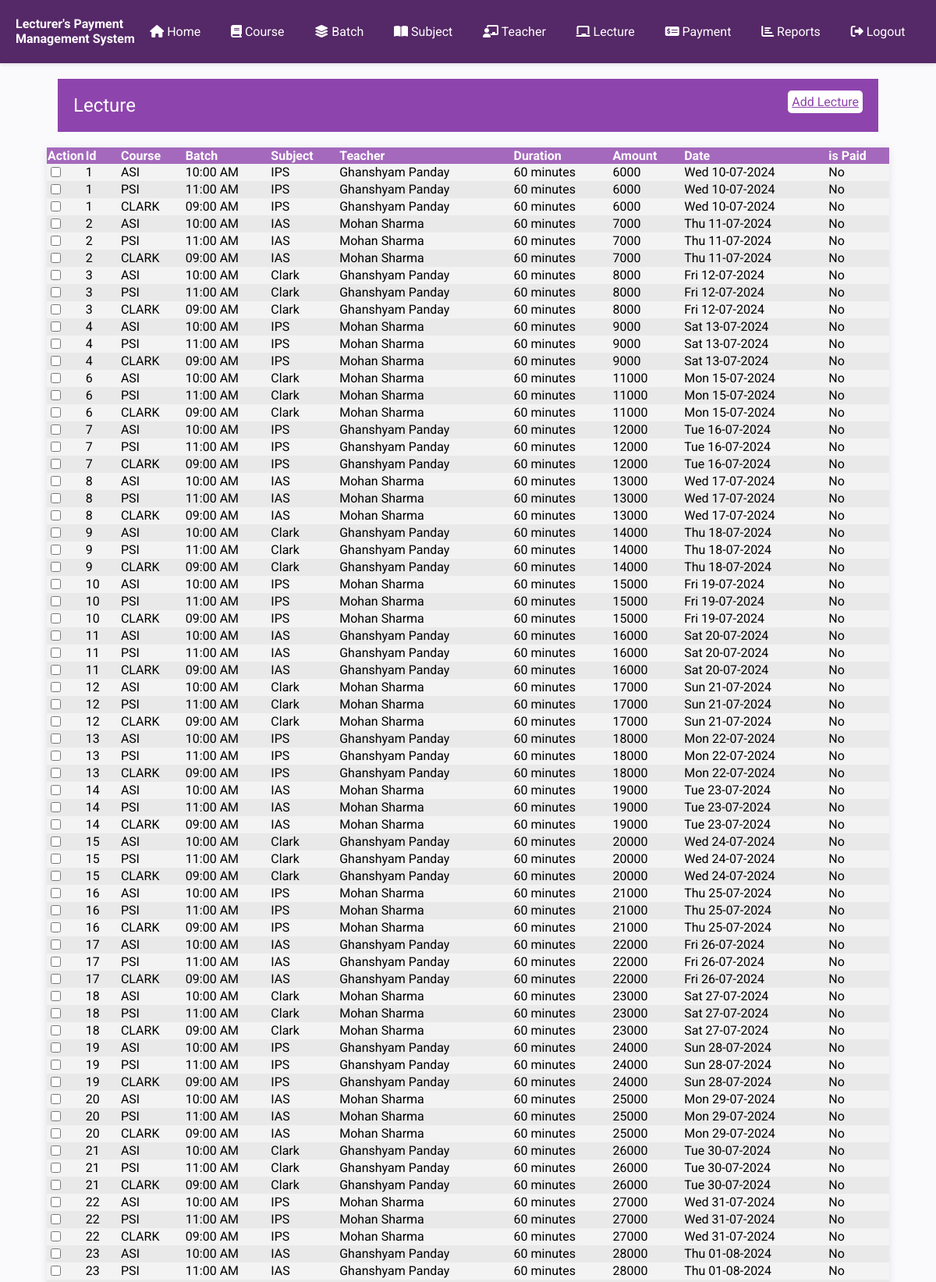
The app's page /Project/lecture.php (signed in, upper part) with its own data.
### tables this page shows
CREATE TABLE IF NOT EXISTS `lecture` (
  `id` int(11) NOT NULL AUTO_INCREMENT,
  `teacherid` int(11) NOT NULL,
  `subjectid` int(11) NOT NULL,
  `batchid` int(11) NOT NULL,
  `duration` int(11) NOT NULL,
  `amount` int(11) NOT NULL,
  `lecturedate` date NOT NULL,
  `payoutid` int(11) DEFAULT NULL,
  PRIMARY KEY (`id`)
);

CREATE TABLE IF NOT EXISTS `course` (
  `id` int(11) NOT NULL AUTO_INCREMENT,
  `title` varchar(256) NOT NULL,
  `fees` int(11) NOT NULL,
  `duration` int(11) NOT NULL,
  `description` text NOT NULL,
  `isdeleted` int(11) NOT NULL DEFAULT '0',
  PRIMARY KEY (`id`)
);

CREATE TABLE IF NOT EXISTS `batch` (
  `id` int(11) NOT NULL AUTO_INCREMENT,
  `courseid` int(11) NOT NULL,
  `startdate` date NOT NULL,
  `enddate` date NOT NULL,
  `classtime` text NOT NULL,
  `isdeleted` int(11) NOT NULL DEFAULT '0',
  PRIMARY KEY (`id`)
);

CREATE TABLE IF NOT EXISTS `subject` (
  `id` int(11) NOT NULL AUTO_INCREMENT,
  `courseid` int(11) NOT NULL,
  `title` text NOT NULL,
  `rate` int(11) NOT NULL,
  `isdeleted` int(11) NOT NULL DEFAULT '0',
  PRIMARY KEY (`id`)
);

CREATE TABLE IF NOT EXISTS `teacher` (
  `id` int(11) NOT NULL AUTO_INCREMENT,
  `fullname` text NOT NULL,
  `mobile` bigint(10) NOT NULL,
  `email` text NOT NULL,
  `gender` int(11) NOT NULL,
  `qulification` text NOT NULL,
  `experience` text NOT NULL,
  `photo` text NOT NULL,
  `isdeleted` int(11) NOT NULL DEFAULT '0',
  PRIMARY KEY (`id`)
);

### Project/inc/datetime_functions.php (called while the page is built)
<?php
    function toDMY($mydate)
    {
        return date("D d-m-Y", strtotime($mydate));
    }
?>

### Project/lecture.php (the view, shortened to what this page needs)
<?php
require_once('inc/connection.php');
require_once('inc/datetime_functions.php');
require_once('inc/header-part.php');
?>
</head>
<body>
    <?php require_once('inc/menu.php'); ?>
    <div class="heading">
        <div>
            <span>Lecture</span>
            <span><a href="add_lecture.php">Add Lecture</a></span>
        </div>
    </div>
    <div class="container">
        <table align="center" class="data">
            <thead>
                <tr>
                    <th width='3%'>Action</th>
                    <th>Id</th>
                    <th>Course</th>
                    <th>Batch</th>
                    <th>Subject</th>
                    <th>Teacher</th>
                    <th>Duration</th>
                    <th>Amount</th>
                    <th>Date</th>
                    <th>is Paid</th>
                </tr>
            </thead>
            <tbody>
            <?php
                    $sql ="select l.id as id,l.duration as duration,l.amount,lecturedate,payoutid,t.fullname,c.title as coursetitle, s.title as subjecttitle,classtime from lecture l,course c,subject s,teacher t,batch b where l.batchid=t.id and l.subjectid=s.id and b. courseid=c.id order by l.id";
                    $cmd = $db->prepare($sql);
                    $cmd->execute();
                    $table = $cmd->fetchAll();
                    foreach ($table as $row) {
                        extract($row);
                ?>
                <tr>
                    <td>
                        <input type="checkbox" name="" id="">
                    </td>
                    <td><?= $id;?></td>
                        <td><?= $coursetitle; ?></td>
                        <td><?= $classtime; ?></td>
                        <td><?= $subjecttitle; ?></td>
                        <td><?= $fullname; ?></td>
                        <td><?= $duration; ?> minutes</td>
                        <td><?= $amount; ?></td>
                        <td><?= toDMY($row['lecturedate']); ?></td>
                        <td><?php
                            if($payoutid == null)
                                echo "No";
                            else
                                $payoutid;
                        ?></td>
                </tr>
                <?php
                    }
                ?>
            </tbody>
        </table>
    </div>
</body>
<?php
require_once('inc/footer.php');
?>

### Project/style.css (style rules this page uses)
body { font-family: 'Roboto', sans-serif; background-color: #fafafc; margin: 0; padding: 0; }
.data { width: 90%; border-collapse: collapse; margin: 20px 0; margin: auto; box-shadow: 0 2px 10px rgba(0, 0, 0, 0.1); background-color: #fff; }
.data>thead>tr { background-color: #a469bd; color: #ffffff; text-align: left; }
.data>tbody>tr:nth-child(odd) { background-color: #f3f3f3; }
.data>tbody>tr:nth-child(even) { background-color: #e9e9e9; }
.container { width: 100%; max-width: 1200px; margin: 0 auto; }
.heading { width: 86%; margin: auto; background-color: #8e44ad; color: white; margin-bottom: 20px; margin-top: 20px; padding: 10px; }
.heading>div { display: flex; justify-content: space-between; }
.heading>div>span>a { background-color: white; padding: 5px; border-radius: 5px; color: #8e44ad; }
.heading>* { padding: 10px; }
.heading>div>span:first-child { font-size: 1.5rem; }

### records on screen
lecture: id "1", course.title "ASI", batchid.classtime "10:00 AM", subjectid.title "IPS", teacherid.fullname "Ghanshyam Panday", duration "60", amount "6000", lecturedate "Wed 10-07-2024", course.title "PSI", batch.classtime "11:00 AM", course.title "CLARK", batch.classtime "09:00 AM"
lecture: id "2", course.title "ASI", batch.classtime "10:00 AM", subjectid.title "IAS", teacherid.fullname "Mohan Sharma", duration "60", amount "7000", lecturedate "Thu 11-07-2024", course.title "PSI", batchid.classtime "11:00 AM", course.title "CLARK", batch.classtime "09:00 AM"
lecture: id "3", course.title "ASI", batchid.classtime "10:00 AM", subjectid.title "Clark", teacher.fullname "Ghanshyam Panday", duration "60", amount "8000", lecturedate "Fri 12-07-2024", course.title "PSI", batch.classtime "11:00 AM", course.title "CLARK", batch.classtime "09:00 AM"
lecture: id "4", course.title "ASI", batch.classtime "10:00 AM", subjectid.title "IPS", teacher.fullname "Mohan Sharma", duration "60", amount "9000", lecturedate "Sat 13-07-2024", course.title "PSI", batchid.classtime "11:00 AM", course.title "CLARK", batch.classtime "09:00 AM"
lecture: id "6", course.title "ASI", batch.classtime "10:00 AM", subjectid.title "Clark", teacher.fullname "Mohan Sharma", duration "60", amount "11000", lecturedate "Mon 15-07-2024", course.title "PSI", batchid.classtime "11:00 AM", course.title "CLARK", batch.classtime "09:00 AM"
lecture: id "7", course.title "ASI", batchid.classtime "10:00 AM", subjectid.title "IPS", teacherid.fullname "Ghanshyam Panday", duration "60", amount "12000", lecturedate "Tue 16-07-2024", course.title "PSI", batch.classtime "11:00 AM", course.title "CLARK", batch.classtime "09:00 AM"
lecture: id "8", course.title "ASI", batch.classtime "10:00 AM", subjectid.title "IAS", teacherid.fullname "Mohan Sharma", duration "60", amount "13000", lecturedate "Wed 17-07-2024", course.title "PSI", batchid.classtime "11:00 AM", course.title "CLARK", batch.classtime "09:00 AM"
lecture: id "9", course.title "ASI", batchid.classtime "10:00 AM", subjectid.title "Clark", teacher.fullname "Ghanshyam Panday", duration "60", amount "14000", lecturedate "Thu 18-07-2024", course.title "PSI", batch.classtime "11:00 AM", course.title "CLARK", batch.classtime "09:00 AM"
lecture: id "10", course.title "ASI", batch.classtime "10:00 AM", subjectid.title "IPS", teacher.fullname "Mohan Sharma", duration "60", amount "15000", lecturedate "Fri 19-07-2024", course.title "PSI", batchid.classtime "11:00 AM", course.title "CLARK", batch.classtime "09:00 AM"
lecture: id "11", course.title "ASI", batchid.classtime "10:00 AM", subjectid.title "IAS", teacher.fullname "Ghanshyam Panday", duration "60", amount "16000", lecturedate "Sat 20-07-2024", course.title "PSI", batch.classtime "11:00 AM", course.title "CLARK", batch.classtime "09:00 AM"
lecture: id "12", course.title "ASI", batch.classtime "10:00 AM", subjectid.title "Clark", teacher.fullname "Mohan Sharma", duration "60", amount "17000", lecturedate "Sun 21-07-2024", course.title "PSI", batchid.classtime "11:00 AM", course.title "CLARK", batch.classtime "09:00 AM"
lecture: id "13", course.title "ASI", batchid.classtime "10:00 AM", subjectid.title "IPS", teacherid.fullname "Ghanshyam Panday", duration "60", amount "18000", lecturedate "Mon 22-07-2024", course.title "PSI", batch.classtime "11:00 AM", course.title "CLARK", batch.classtime "09:00 AM"
lecture: id "14", course.title "ASI", batch.classtime "10:00 AM", subjectid.title "IAS", teacherid.fullname "Mohan Sharma", duration "60", amount "19000", lecturedate "Tue 23-07-2024", course.title "PSI", batchid.classtime "11:00 AM", course.title "CLARK", batch.classtime "09:00 AM"
lecture: id "15", course.title "ASI", batchid.classtime "10:00 AM", subjectid.title "Clark", teacher.fullname "Ghanshyam Panday", duration "60", amount "20000", lecturedate "Wed 24-07-2024", course.title "PSI", batch.classtime "11:00 AM", course.title "CLARK", batch.classtime "09:00 AM"
lecture: id "16", course.title "ASI", batch.classtime "10:00 AM", subjectid.title "IPS", teacher.fullname "Mohan Sharma", duration "60", amount "21000", lecturedate "Thu 25-07-2024", course.title "PSI", batchid.classtime "11:00 AM", course.title "CLARK", batch.classtime "09:00 AM"
lecture: id "17", course.title "ASI", batchid.classtime "10:00 AM", subjectid.title "IAS", teacher.fullname "Ghanshyam Panday", duration "60", amount "22000", lecturedate "Fri 26-07-2024", course.title "PSI", batch.classtime "11:00 AM", course.title "CLARK", batch.classtime "09:00 AM"
lecture: id "18", course.title "ASI", batch.classtime "10:00 AM", subjectid.title "Clark", teacher.fullname "Mohan Sharma", duration "60", amount "23000", lecturedate "Sat 27-07-2024", course.title "PSI", batchid.classtime "11:00 AM", course.title "CLARK", batch.classtime "09:00 AM"
lecture: id "19", course.title "ASI", batchid.classtime "10:00 AM", subjectid.title "IPS", teacherid.fullname "Ghanshyam Panday", duration "60", amount "24000", lecturedate "Sun 28-07-2024", course.title "PSI", batch.classtime "11:00 AM", course.title "CLARK", batch.classtime "09:00 AM"
lecture: id "20", course.title "ASI", batch.classtime "10:00 AM", subjectid.title "IAS", teacherid.fullname "Mohan Sharma", duration "60", amount "25000", lecturedate "Mon 29-07-2024", course.title "PSI", batchid.classtime "11:00 AM", course.title "CLARK", batch.classtime "09:00 AM"
lecture: id "21", course.title "ASI", batchid.classtime "10:00 AM", subjectid.title "Clark", teacher.fullname "Ghanshyam Panday", duration "60", amount "26000", lecturedate "Tue 30-07-2024", course.title "PSI", batch.classtime "11:00 AM", course.title "CLARK", batch.classtime "09:00 AM"
lecture: id "22", course.title "ASI", batch.classtime "10:00 AM", subjectid.title "IPS", teacher.fullname "Mohan Sharma", duration "60", amount "27000", lecturedate "Wed 31-07-2024", course.title "PSI", batchid.classtime "11:00 AM", course.title "CLARK", batch.classtime "09:00 AM"
lecture: id "23", course.title "ASI", batchid.classtime "10:00 AM", subjectid.title "IAS", teacher.fullname "Ghanshyam Panday", duration "60", amount "28000", lecturedate "Thu 01-08-2024", course.title "PSI", batch.classtime "11:00 AM"
